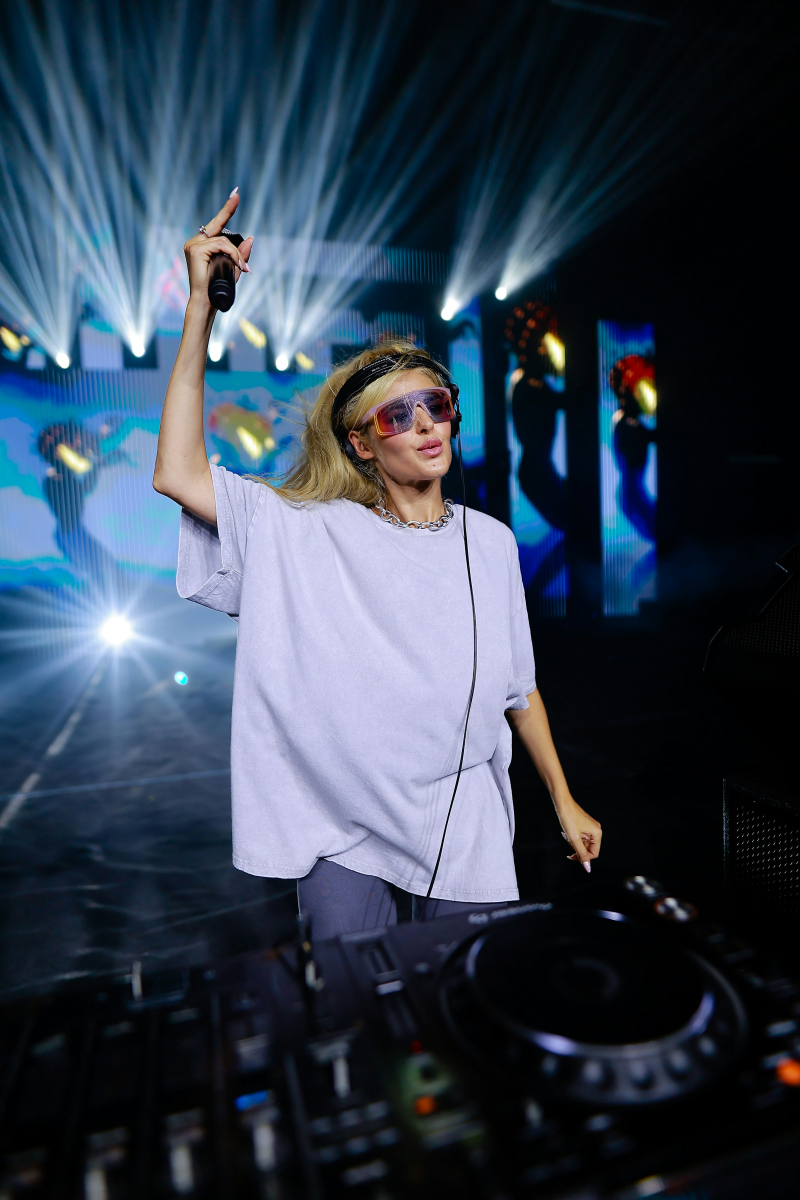
#> input picture bocetos/animaciones/carteles/04-dj-plantillas/fotos-placeholder/dj-brazo-arriba.jpg, 2400 x 3600 px (shown at 1/3 size)
$ python prep_foto.py fotos-placeholder/dj-brazo-arriba.jpg out.png
#> lines starting #> are read from the running program, lines starting #| are printed output that depends on the picture
"""Prepara la foto de un/a DJ para las plantillas (se hace una vez por foto, tarda ~20 s).

  PYTHONPATH=~/.local/rembg-lib python3 prep_foto.py <foto.jpg> [<carpeta salida>=barullo-render/carteles/assets/dj-plantillas/fotos]

Escribe, con el nombre de la foto como base:
  <n>.jpg          copia a máx. 2400 px (la usan las tres plantillas)
  <n>-blur.jpg     desenfocada (el panel de cristal de la plantilla B)
  <n>-cut.png      DJ recortado/a sin fondo (rembg, modelo local gratuito; plantilla C)
  <n>-borde.png    silueta dilatada en blanco (el borde de pegatina de la plantilla C)
  <n>.json         caja del recorte (0..1) para encuadrar
rembg: pip install --target ~/.local/rembg-lib "rembg[cpu]" (descarga el modelo la primera vez, gratis).
"""
import json, os, sys
from PIL import Image, ImageFilter

src = sys.argv[1]
out = sys.argv[2] if len(sys.argv) > 2 else '/mnt/c/Users/Veintiuno/barullo-render/carteles/assets/dj-plantillas/fotos'
os.makedirs(out, exist_ok=True)
n = os.path.splitext(os.path.basename(src))[0]
im = Image.open(src).convert('RGB')
#> im is the input picture: PIL image 2400x3600 RGB; mean R, G, B 51.3, 64.1, 79.8
im.thumbnail((2400, 2400), Image.LANCZOS)
#> im: PIL image 1600x2400 RGB
im.save(os.path.join(out, n + '.jpg'), quality=92)

bl = im.resize((im.width // 4, im.height // 4), Image.LANCZOS).filter(ImageFilter.GaussianBlur(im.width / 4 * 0.025))
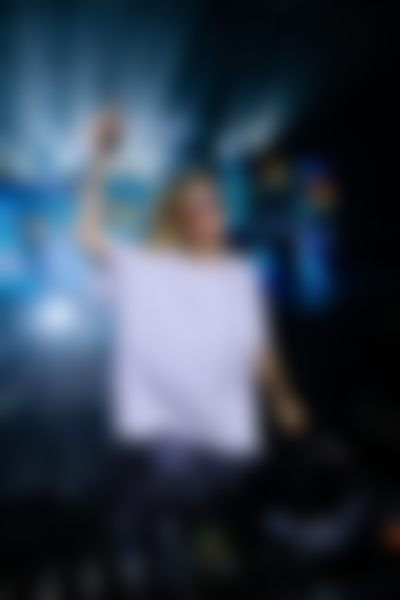
#> bl: PIL image 400x600 RGB; mean R, G, B 51.3, 64.1, 79.8
bl.resize(im.size, Image.BICUBIC).save(os.path.join(out, n + '-blur.jpg'), quality=90)

from rembg import new_session, remove  # noqa: E402
#> (the run stopped early here; a loop or call above may not have finished)

$ run again, on bocetos/animaciones/carteles/04-dj-plantillas/fotos-placeholder/dj-humo-teal.jpg
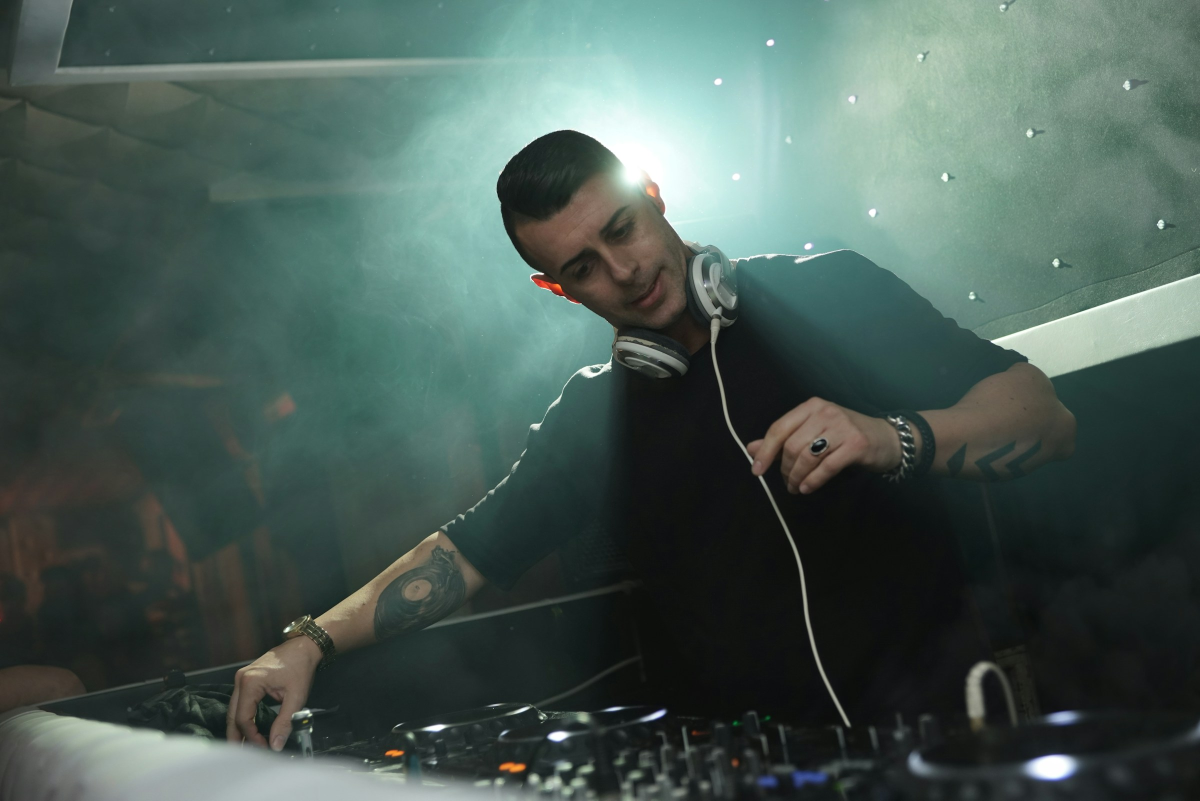
#> input picture bocetos/animaciones/carteles/04-dj-plantillas/fotos-placeholder/dj-humo-teal.jpg, 2400 x 1601 px (shown at 1/2 size)
#> im is the input picture: PIL image 2400x1601 RGB; mean R, G, B 73.2, 91.3, 85.2
#> `bl = im.resize((im.width // 4, im.height // 4), Image.LANCZOS).filter(..`:
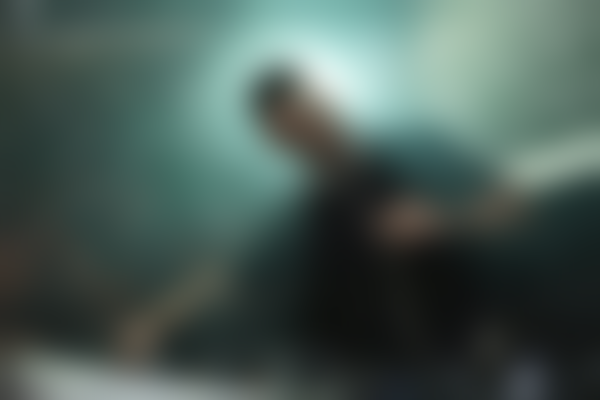
#> bl: PIL image 600x400 RGB; mean R, G, B 73.2, 91.3, 85.2

$ run again, on bocetos/animaciones/carteles/04-dj-plantillas/fotos-placeholder/dj-negro-azul.jpg
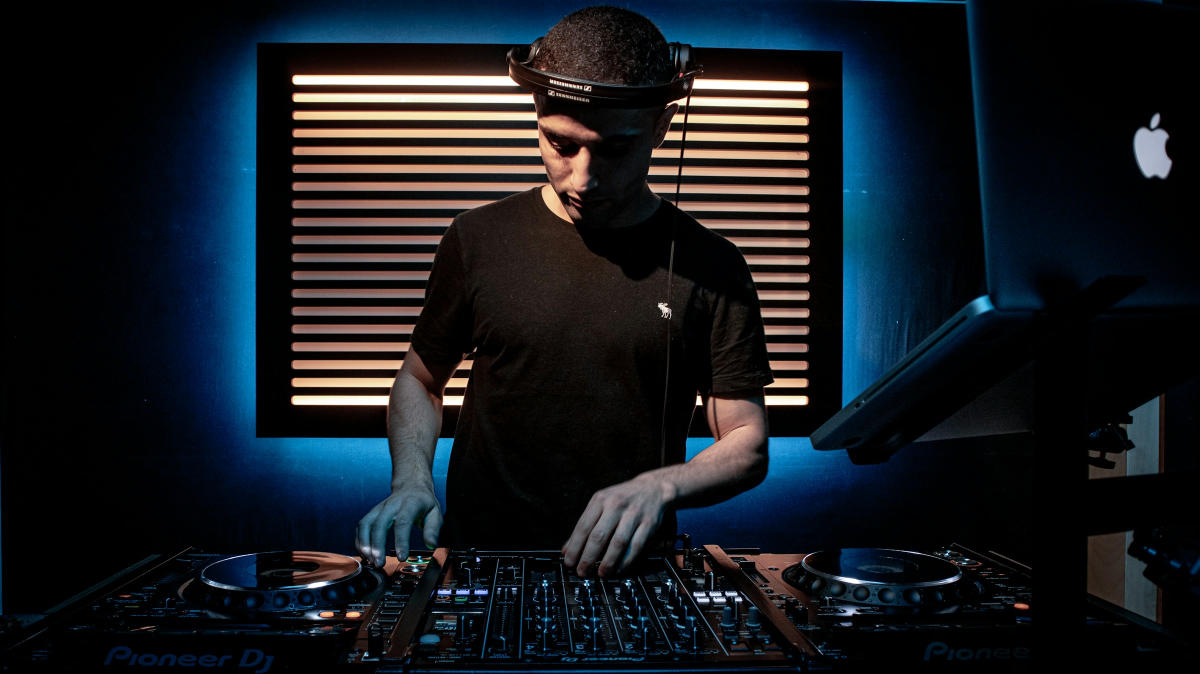
#> input picture bocetos/animaciones/carteles/04-dj-plantillas/fotos-placeholder/dj-negro-azul.jpg, 2400 x 1347 px (shown at 1/2 size)
#> im is the input picture: PIL image 2400x1347 RGB; mean R, G, B 21.7, 26.5, 31.9
#> `bl = im.resize((im.width // 4, im.height // 4), Image.LANCZOS).filter(..`:
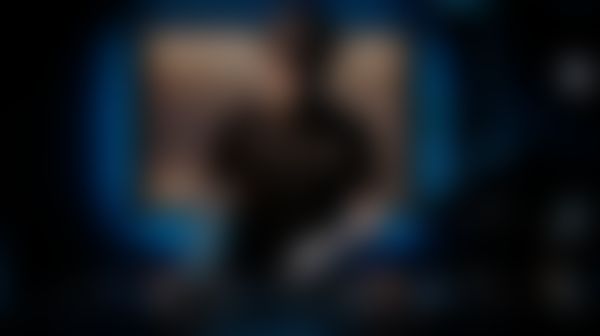
#> bl: PIL image 600x336 RGB; mean R, G, B 21.6, 26.7, 32.3
